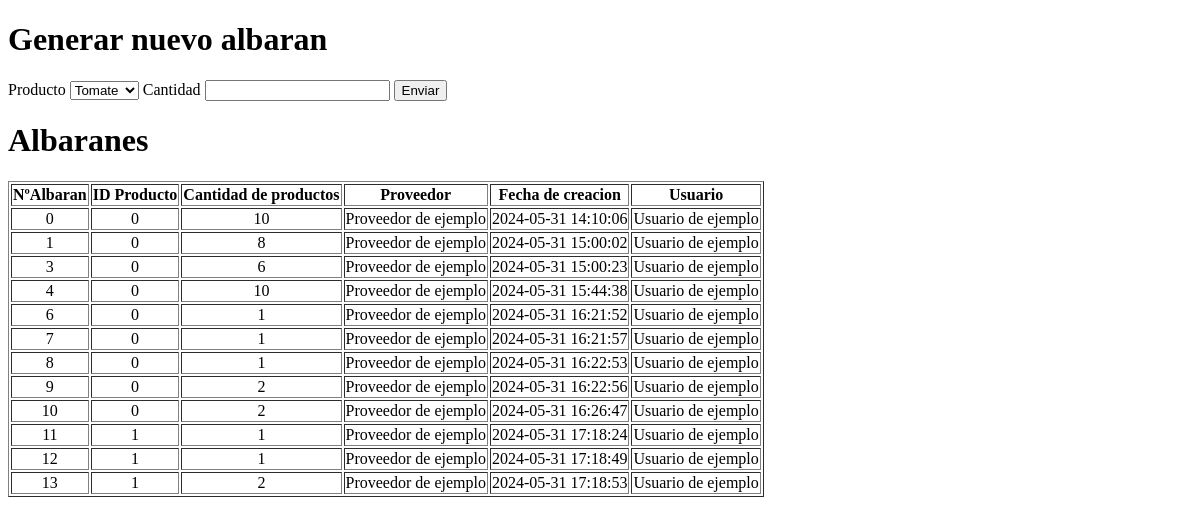
Before: /albaranes with the older database file.
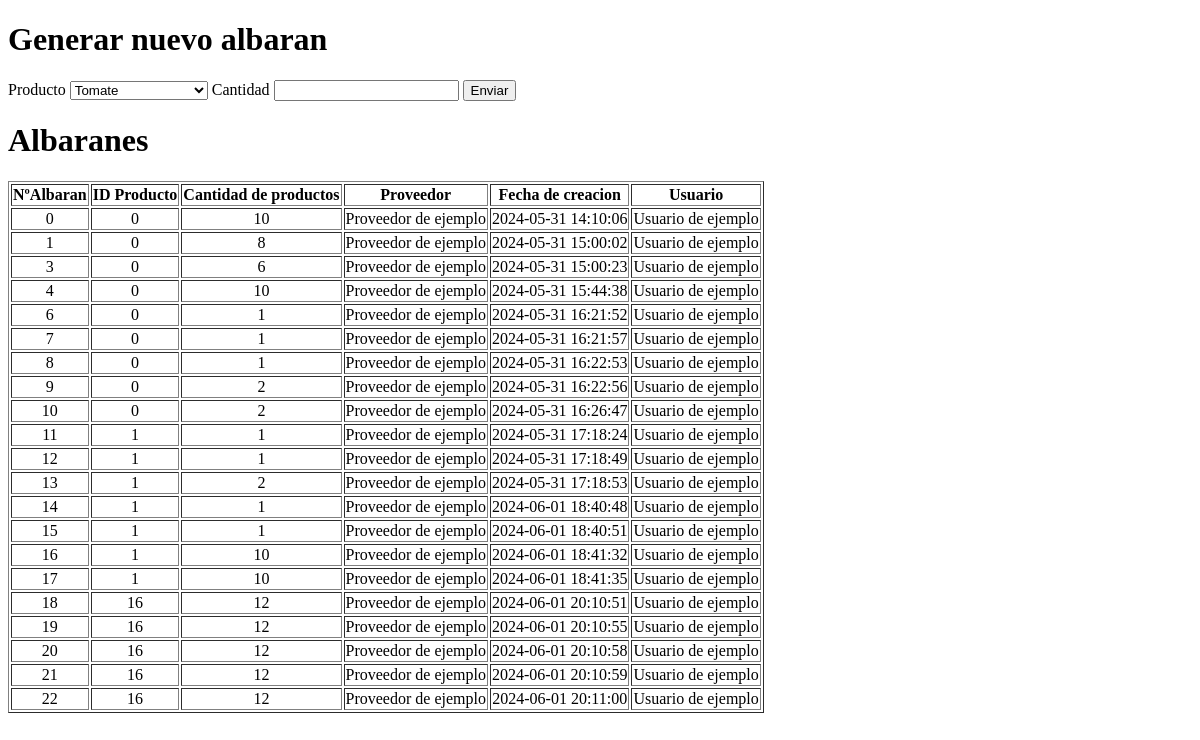
After: the same page with the newer database file.
### models.py (models this page shows)
class Albaran(db.Model):
    __tablename__ = 'albaran'
    id_albaran = Column(Integer, primary_key=True,autoincrement=True)
    id_producto = Column(Integer,ForeignKey('producto.id_producto'),nullable=False)
    cantidad_pedido = Column(Integer, nullable=False)
    proveedor = Column(String(200),server_default='Proveedor de ejemplo')
    fecha_creacion = Column(TIMESTAMP,server_default = func.current_timestamp(), comment='Se guarda la fecha actual ya que se entiende que si se ha registrado en la base de datos significa que todo el proceso a sido un exito')
    usuario = Column(String(100),server_default='Usuario de ejemplo')

### routes.py (the view, shortened to what this page needs)
@main.route('/albaranes', methods=["GET", "POST"])
def crear_albaranes():
    productos = Producto.query.all()
    albaranes = Albaran.query.all()
    form = ProductosForm()
    form.producto.choices = [(producto.id_producto, producto.nombre) for producto in productos]
    productToEdit = Producto.query.filter_by(id_producto=form.producto.data).first()
    return render_template("albaranes.html",form = form,albaranes=albaranes)

### form.py
class ProductosForm(FlaskForm):
    producto = SelectField('producto', choices=[], coerce=lambda x: int(x) if x is not None else None)
    cantidad = IntegerField('cantidad', validators=[validators.DataRequired(), validators.NumberRange(min=0)])
    nombre = StringField('nombre',[validators.Length(min=4, max=200)])
    descripcion = StringField('descripcion',[validators.Length(min=4, max=255)])
    precio_unitario = IntegerField('precio', validators=[validators.DataRequired(), validators.NumberRange(min=0)])

### templates/albaranes.html (shortened to what this page needs)
<!DOCTYPE html>
<html lang="en">
<head>
</head>
<body>
    <h1>Generar nuevo albaran</h1>
    <form method="post" >
        <label >Producto {{form.producto}}</label>
        <label >Cantidad {{form.cantidad}}</label>
        <button type="submit">Enviar</button>
    </form>
    <h1>Albaranes</h1>
    <table border style="text-align: center;">
        <thead>
           <tr>
               <th>NºAlbaran</th>
               <th>ID Producto</th>
               <th>Cantidad de productos</th>
               <th>Proveedor</th>
               <th>Fecha de creacion</th>
               <th>Usuario</th>
           </tr>
        </thead>
        <tbody>
           {% for albaran in albaranes %}
           <tr>
               <td>{{albaran.id_albaran}}</td>
               <td>{{albaran.id_producto}}</td>
               <td>{{albaran.cantidad_pedido}}</td>
               <td>{{albaran.proveedor}}</td>
               <td>{{albaran.fecha_creacion}}</td>
               <td>{{albaran.usuario}}</td>
           </tr>
           {% endfor %}
        </tbody>
       </table>
</body>
</html>

Changed rows visible on the page:
added Albaran: id_albaran "14", id_producto "1", cantidad_pedido "1", proveedor "Proveedor de ejemplo", fecha_creacion "2024-06-01 18:40:48", usuario "Usuario de ejemplo"
added Albaran: id_albaran "15", id_producto "1", cantidad_pedido "1", proveedor "Proveedor de ejemplo", fecha_creacion "2024-06-01 18:40:51", usuario "Usuario de ejemplo"
added Albaran: id_albaran "16", id_producto "1", cantidad_pedido "10", proveedor "Proveedor de ejemplo", fecha_creacion "2024-06-01 18:41:32", usuario "Usuario de ejemplo"
added Albaran: id_albaran "17", id_producto "1", cantidad_pedido "10", proveedor "Proveedor de ejemplo", fecha_creacion "2024-06-01 18:41:35", usuario "Usuario de ejemplo"
added Albaran: id_albaran "18", id_producto "16", cantidad_pedido "12", proveedor "Proveedor de ejemplo", fecha_creacion "2024-06-01 20:10:51", usuario "Usuario de ejemplo"
added Albaran: id_albaran "19", id_producto "16", cantidad_pedido "12", proveedor "Proveedor de ejemplo", fecha_creacion "2024-06-01 20:10:55", usuario "Usuario de ejemplo"
added Albaran: id_albaran "20", id_producto "16", cantidad_pedido "12", proveedor "Proveedor de ejemplo", fecha_creacion "2024-06-01 20:10:58", usuario "Usuario de ejemplo"
added Albaran: id_albaran "21", id_producto "16", cantidad_pedido "12", proveedor "Proveedor de ejemplo", fecha_creacion "2024-06-01 20:10:59", usuario "Usuario de ejemplo"
added Albaran: id_albaran "22", id_producto "16", cantidad_pedido "12", proveedor "Proveedor de ejemplo", fecha_creacion "2024-06-01 20:11:00", usuario "Usuario de ejemplo"
